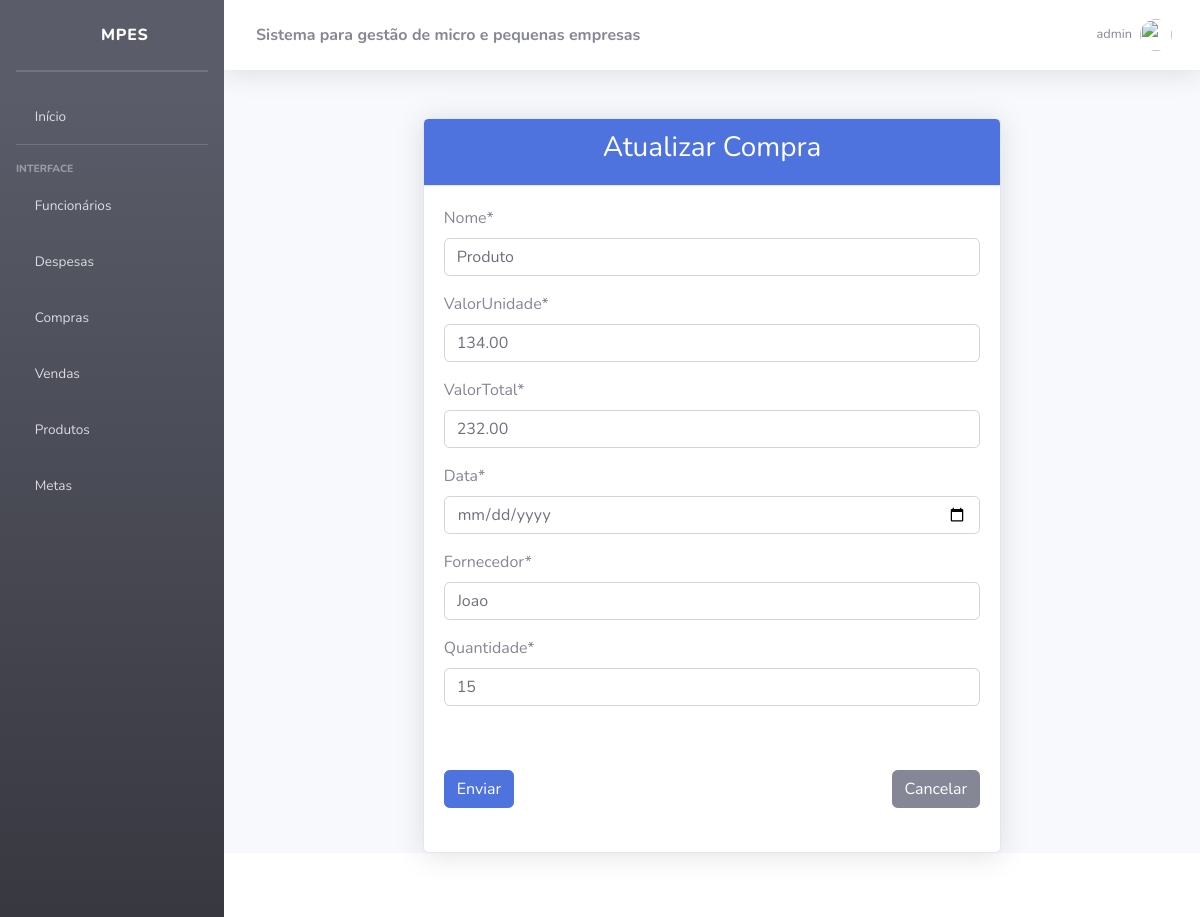
Screenshot of /compra/editar/1 (signed in) with the database file from the repository.
### compra/models.py (models this page shows)
class Compra(models.Model):
    nome = models.CharField(max_length=255)
    valorUnidade = models.DecimalField(max_digits=10, decimal_places=2)
    valorTotal = models.DecimalField(max_digits=10, decimal_places=2)
    data = models.DateField()
    fornecedor = models.CharField(max_length=255)
    quantidade = models.IntegerField()

### compra/views.py (the view)
# urls.py: path("editar/<int:id_compra>", views.editar, name="atualizarCompra"),
@group_required('caixa')
@login_required
def editar(request, id_compra):
    compra = Compra.objects.get(pk=id_compra)
    if request.method == 'POST':
        form = CompraForm(request.POST, instance=compra)
        if form.is_valid():
            form.save()
            return HttpResponseRedirect('/compra/?msg=Salvo')
    else:
        form = CompraForm(instance=compra)
    return render(request, "compra/updateCompra.html", {'form': form, 'id_compra': id_compra})

### compra/forms.py
class CompraForm(forms.ModelForm):
    data = forms.DateField(
        widget=DateInput(attrs={'type': 'date'}),
        label='Data'
    )
    class Meta:
        model = Compra
        fields = ['nome', 'valorUnidade', 'valorTotal', 'data', 'fornecedor', 'quantidade']

### MPEs/utils.py (called while the page is built, shortened)
def group_required(groups, login_url=None, raise_exception=False):
    def check_perms(user):
        if user.is_superuser:
            return True
    return user_passes_test(check_perms, login_url=login_url)

### templates/compra/updateCompra.html (shortened to what this page needs)
{% extends 'base.html' %}
{% load crispy_forms_tags %}
{% block content %}
  <div class="container mt-5">
    <div class="row justify-content-center">
      <div class="col-md-8">
        <div class="card shadow">
          <div class="card-header bg-primary text-white text-center">
            <h3>Atualizar Compra</h3>
          </div>
          <div class="card-body">
            <form action="{% url 'atualizarCompra' id_compra %}" method="post">
              {{ form|crispy }}
              <br />
              <div class="d-flex justify-content-between mt-4">
                <input type="submit" value="Enviar" class="btn btn-primary" />
                <a href="{% url 'listarCompra' %}" class="btn btn-secondary">Cancelar</a>
              </div>
            </form>
          </div>
          <br />
        </div>
      </div>
    </div>
  </div>
{% endblock %}

### templates/topbar.html (shortened to what this page needs)
{% load static %}
<nav class="navbar navbar-expand navbar-light bg-white topbar mb-4 static-top shadow">
    <div class="sidebar-brand-text mx-3"><strong>Sistema para gestão de micro e pequenas empresas</strong></div>
    <ul class="navbar-nav ml-auto">
        <li class="nav-item dropdown no-arrow d-sm-none">
        <li class="nav-item dropdown no-arrow">
            <a class="nav-link dropdown-toggle" href="#" id="userDropdown" role="button"
                data-toggle="dropdown" aria-haspopup="true" aria-expanded="false">
                <span class="mr-2 d-none d-lg-inline text-gray-600 small">{{ user }}</span>
                <img class="img-profile rounded-circle"
                src="{% static 'img/undraw_profile.svg' %}">
        </a>
        </li>
    </ul>
</nav>

### rows the page displays
Compra: nome "Produto", valorUnidade "134.00", valorTotal "232.00", fornecedor "Joao", quantidade "15"

### other values shown
{{ user }} "admin"
